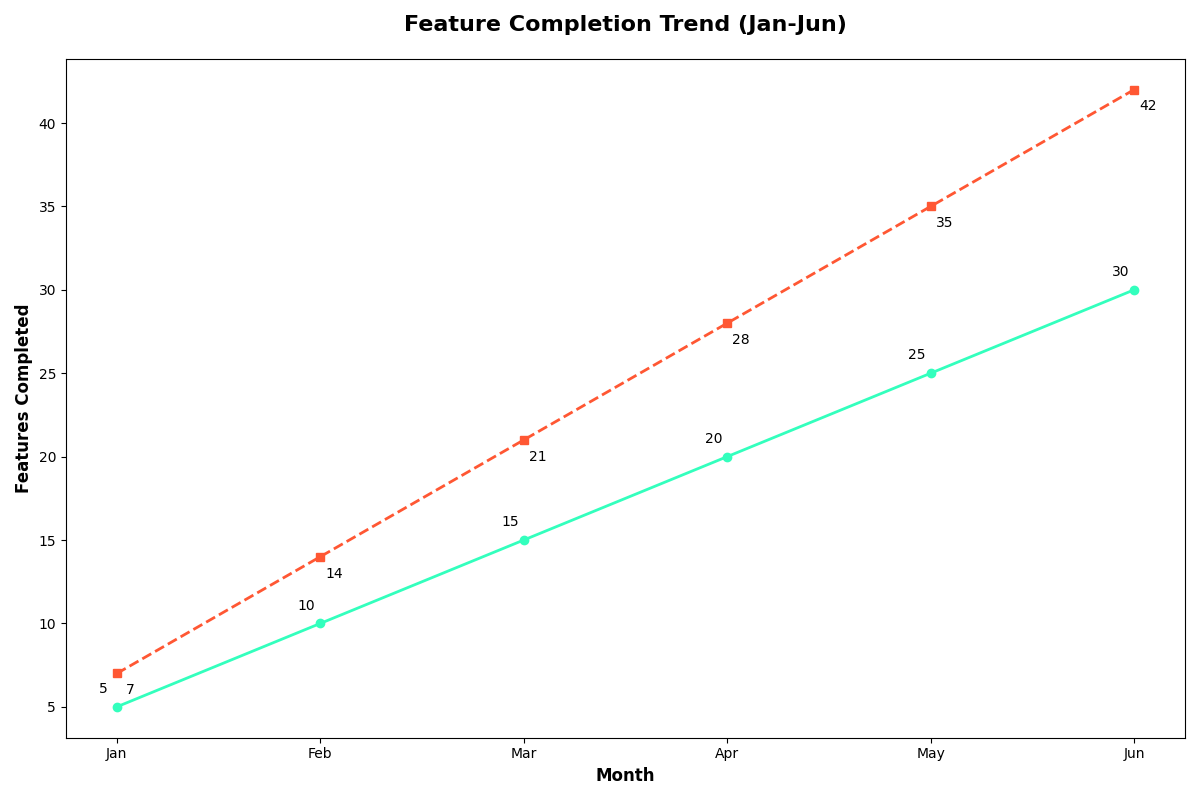

The script that drew this image:
import matplotlib.pyplot as plt
import numpy as np

months = np.array([1, 2, 3, 4, 5, 6])
team_alpha = np.array([5, 10, 15, 20, 25, 30])
team_beta = np.array([7, 14, 21, 28, 35, 42])

fig, ax = plt.subplots(figsize=(12, 8))

# Shuffling the assigned colors for each data group
ax.plot(months, team_alpha, marker='o', linestyle='-', color='#33FFBD', linewidth=2)
ax.plot(months, team_beta, marker='s', linestyle='--', color='#FF5733', linewidth=2)

for (month, alpha_feat, beta_feat) in zip(months, team_alpha, team_beta):
    ax.annotate(f'{alpha_feat}', (month, alpha_feat), textcoords="offset points", xytext=(-10,10), ha='center')
    ax.annotate(f'{beta_feat}', (month, beta_feat), textcoords="offset points", xytext=(10,-15), ha='center')

ax.set_xlabel('Month', fontsize=12, fontweight='bold')
ax.set_ylabel('Features Completed', fontsize=12, fontweight='bold')
ax.set_title('Feature Completion Trend (Jan-Jun)', fontsize=16, fontweight='bold', pad=20)
ax.set_xticks(months)
ax.set_xticklabels(['Jan', 'Feb', 'Mar', 'Apr', 'May', 'Jun'])

plt.tight_layout()
plt.show()
